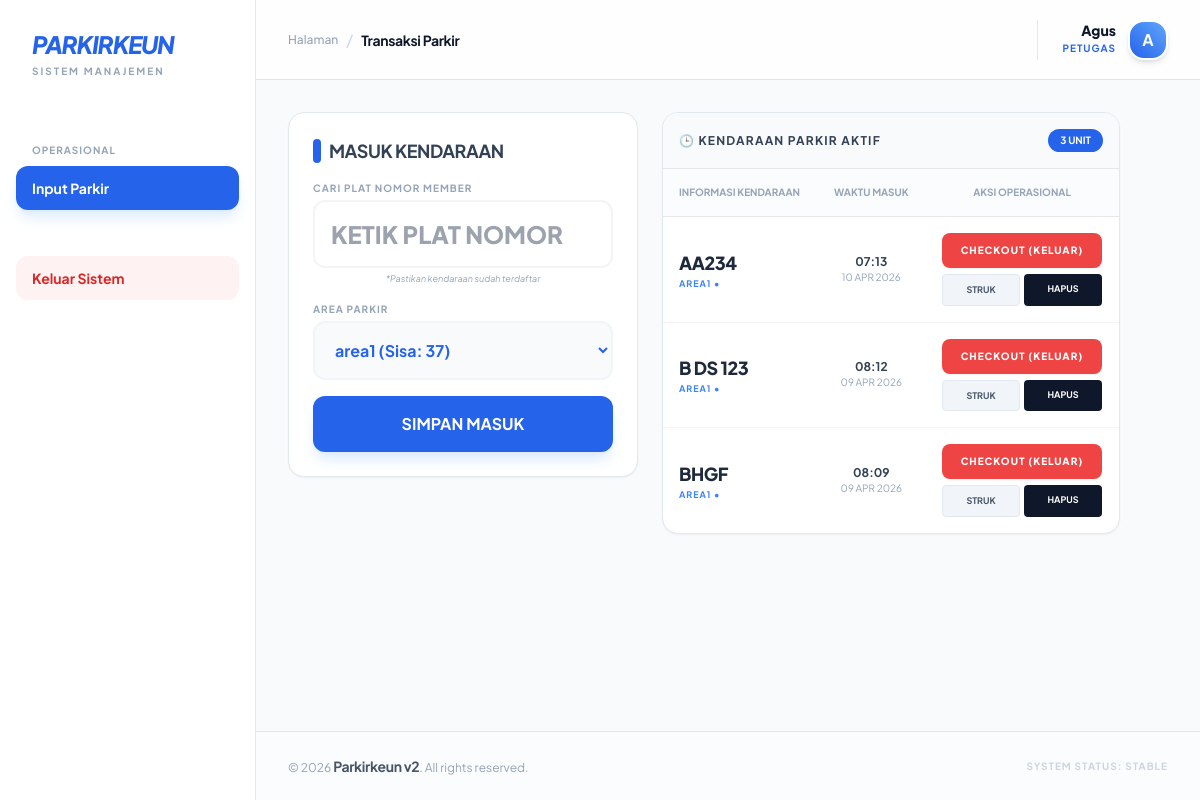
Page /public/petugas (signed in) on the committed database.
### tables this page shows
CREATE TABLE `tb_transaksi` (
  `id_parkir` int(11) NOT NULL,
  `id_kendaraan` int(11) DEFAULT NULL,
  `nama_pelanggan` varchar(100) DEFAULT NULL,
  `jenis_kendaraan` varchar(50) DEFAULT NULL,
  `waktu_masuk` datetime DEFAULT NULL,
  `waktu_keluar` datetime DEFAULT NULL,
  `id_tarif` int(11) DEFAULT NULL,
  `durasi_jam` int(5) DEFAULT NULL,
  `biaya_total` decimal(10,0) DEFAULT NULL,
  `status` enum('masuk','keluar') DEFAULT NULL,
  `id_user` int(11) DEFAULT NULL,
  `id_area` int(11) DEFAULT NULL
);

CREATE TABLE `tb_kendaraan` (
  `id_kendaraan` int(11) NOT NULL,
  `plat_nomor` varchar(15) DEFAULT NULL,
  `jenis_kendaraan` enum('mobil','motor') DEFAULT NULL,
  `warna` varchar(10) DEFAULT NULL,
  `pemilik` varchar(25) DEFAULT NULL,
  `id_user` int(11) DEFAULT NULL
);

CREATE TABLE `tb_area_parkir` (
  `id_area` int(11) NOT NULL,
  `nama_area` varchar(50) DEFAULT NULL,
  `kapasitas` int(5) DEFAULT 0,
  `terisi` int(5) DEFAULT 0
);

### app/core/Controller.php (called while the page is built, shortened)
<?php
class Controller {
    public function view($view, $data = []) {
        require_once '../app/views/' . $view . '.php';
    }
    public function model($model) {
        return new $model;
    }
}

### app/controllers/Petugas.php (called while the page is built, shortened)
<?php
class Petugas extends Controller {
    public function index() {
        $data['judul'] = 'Transaksi Parkir';
        $data['kendaraan'] = $this->model('Parkir_model')->getKendaraanAktif();
        $data['area'] = $this->model('Parkir_model')->getArea();
        $this->view('petugas/index', $data);
    }
}

### app/core/App.php (called while the page is built, shortened)
<?php
class App {
    protected $method = 'index';
    protected $params = [];
    public function __construct() {
        $this->controller = new $this->controller;
        call_user_func_array([$this->controller, $this->method], $this->params);
    }
}

### public/index.php (called while the page is built, shortened)
<?php
$app = new App;

### app/core/Database.php (called while the page is built, shortened)
<?php
class Database {
    private $host = DB_HOST;
    private $user = DB_USER;
    private $pass = DB_PASS;
    private $db_name = DB_NAME;
    private $dbh;
    private $stmt;
    public function __construct() {
        $dsn = 'mysql:host=' . $this->host . ';dbname=' . $this->db_name;
        $option = [
            PDO::ATTR_PERSISTENT => true,
            PDO::ATTR_ERRMODE => PDO::ERRMODE_EXCEPTION
        ];
        try {
            $this->dbh = new PDO($dsn, $this->user, $this->pass, $option);
        } catch(PDOException $e) {
            die($e->getMessage());
        }
    }
    public function query($query) {
        $this->stmt = $this->dbh->prepare($query);
    }
    public function execute() {
        return $this->stmt->execute();
    }
    public function resultSet() {
        $this->execute();
        return $this->stmt->fetchAll(PDO::FETCH_ASSOC);
    }
}

### app/models/Parkir_model.php (called while the page is built, shortened)
<?php
class Parkir_model {
    private $table = 'tb_transaksi';
    private $db;
    public function __construct() {
        $this->db = new Database;
    }
    public function getAllKendaraan() {
        $this->db->query("SELECT k.*, u.username FROM tb_kendaraan k
                          LEFT JOIN tb_user u ON k.id_user = u.id_user
                          ORDER BY k.plat_nomor ASC");
        return $this->db->resultSet();
    }
    public function getKendaraanAktif() {
        $query = "SELECT t.*, k.plat_nomor, a.nama_area
                  FROM " . $this->table . " t
                  LEFT JOIN tb_kendaraan k ON t.id_kendaraan = k.id_kendaraan
                  LEFT JOIN tb_area_parkir a ON t.id_area = a.id_area
                  WHERE t.status = 'masuk'
                  ORDER BY t.waktu_masuk DESC";
        $this->db->query($query);
        return $this->db->resultSet();
    }
    public function getArea() {
        $this->db->query("SELECT * FROM tb_area_parkir");
        return $this->db->resultSet();
    }
}

### app/views/petugas/index.php (the view, shortened to what this page needs)
<div style="display: table; width: 100%; table-layout: fixed; border-spacing: 24px 0; margin-left: -24px;">
    <div style="display: table-cell; width: 350px; vertical-align: top;">
        <div class="bg-white p-6 rounded-2xl shadow-sm border border-slate-200 sticky top-24">
            <h2 class="text-lg font-bold mb-4 text-slate-700 uppercase tracking-tight flex items-center gap-2">
                <span class="w-2 h-6 bg-blue-600 rounded-full"></span>
                Masuk Kendaraan
            </h2>
            <form action="<?= BASEURL; ?>/petugas/masuk" method="POST" class="space-y-4">
                <div>
                    <label class="block text-[10px] font-bold text-slate-400 mb-1 tracking-widest uppercase">Cari Plat Nomor Member</label>
                    <input list="listMember" name="plat_nomor" id="plat_nomor" required autocomplete="off" placeholder="Ketik Plat Nomor..."
                           class="w-full px-4 py-4 rounded-xl border-2 border-slate-100 focus:border-blue-500 outline-none uppercase font-black text-2xl transition-all">
                    <p class="text-[9px] text-slate-400 mt-1 italic text-center">*Pastikan kendaraan sudah terdaftar</p>
                </div>
                <div>
                    <label class="block text-[10px] font-bold text-slate-400 mb-1 uppercase tracking-widest">Area Parkir</label>
                    <select name="id_area" required class="w-full p-4 rounded-xl border-2 border-slate-100 font-bold text-blue-600 bg-slate-50 focus:border-blue-500 outline-none">
                        <?php foreach($data['area'] as $a) : ?>
                            <option value="<?= $a['id_area']; ?>" <?= ($a['terisi'] >= $a['kapasitas'] ? 'disabled' : ''); ?>>
                                <?= $a['nama_area']; ?> (Sisa: <?= $a['kapasitas'] - $a['terisi']; ?>)
                            </option>
                        <?php endforeach; ?>
                    </select>
                </div>
                <button type="submit" class="w-full bg-blue-600 hover:bg-blue-700 text-white py-4 rounded-xl font-bold uppercase shadow-lg shadow-blue-100 transition-all active:scale-95">
                    SIMPAN MASUK
                </button>
            </form>
        </div>
    </div>
    <div style="display: table-cell; vertical-align: top;">
        <div class="bg-white rounded-2xl shadow-sm border border-slate-200 overflow-hidden">
            <div class="p-4 bg-slate-50 border-b flex justify-between items-center">
                <span class="font-bold text-slate-700 uppercase text-xs tracking-widest">🕒 Kendaraan Parkir Aktif</span>
                <span class="bg-blue-600 text-white text-[10px] px-3 py-1 rounded-full font-bold">
                    <?= count($data['kendaraan']); ?> UNIT
                </span>
            </div>
            <div class="overflow-x-auto">
                <table class="w-full text-left">
                    <thead>
                        <tr class="text-[10px] uppercase text-slate-400 border-b bg-slate-50/50">
                            <th class="p-4">Informasi Kendaraan</th>
                            <th class="p-4 text-center">Waktu Masuk</th>
                            <th class="p-4 text-center">Aksi Operasional</th>
                        </tr>
                    </thead>
                    <tbody class="divide-y divide-slate-100">
                        <?php foreach($data['kendaraan'] as $k) : ?>
                        <tr class="hover:bg-blue-50/30 transition-colors">
                            <td class="p-4">
                                <div class="font-black text-slate-800 text-lg uppercase tracking-tight"><?= $k['plat_nomor']; ?></div>
                                <div class="text-[9px] font-bold text-blue-500 uppercase tracking-widest">
                                    <?= $k['nama_area']; ?> • <?= $k['jenis_kendaraan']; ?>
                                </div>
                            </td>
                            <td class="p-4 text-center">
                                <div class="text-xs font-bold text-slate-700"><?= date('H:i', strtotime($k['waktu_masuk'])); ?></div>
                                <div class="text-[10px] text-slate-400 uppercase"><?= date('d M Y', strtotime($k['waktu_masuk'])); ?></div>
                            </td>
                            <td class="p-4">
                                <div class="flex flex-col gap-1.5 w-40 mx-auto">
                                    <a href="<?= BASEURL; ?>/petugas/keluar/<?= $k['id_parkir']; ?>"
                                       onclick="return confirm('Proses checkout untuk kendaraan <?= $k['plat_nomor']; ?>?')"
                                       class="bg-red-500 hover:bg-red-600 text-white text-[10px] py-2.5 rounded-lg font-black text-center uppercase tracking-widest shadow-sm">
                                       CHECKOUT (KELUAR)
                                    </a>
                                    <div class="grid grid-cols-2 gap-1">
                                        <a href="<?= BASEURL; ?>/petugas/cetak/<?= $k['id_parkir']; ?>" target="_blank"
                                           class="bg-slate-100 hover:bg-slate-200 text-slate-600 text-[9px] py-2 rounded font-bold border border-slate-200 text-center uppercase">
                                            STRUK
                                        </a>
                                        <a href="<?= BASEURL; ?>/petugas/hapus/<?= $k['id_parkir']; ?>"
                                           onclick="return confirm('Hapus transaksi ini?')"
                                           class="bg-slate-900 hover:bg-black text-white text-[9px] py-2 rounded font-bold text-center uppercase">
                                            HAPUS
                                        </a>
                                    </div>
                                </div>
                            </td>
                        </tr>
                        <?php endforeach; ?>
                    </tbody>
                </table>
            </div>
        </div>
    </div>
</div>

### app/views/templates/header.php (style rules this page uses)
body { font-family: 'Plus Jakarta Sans', sans-serif; overflow-x: hidden; }

### rows in the picture
tb_transaksi: id_kendaraan.plat_nomor "AA234", id_area.nama_area "AREA1", waktu_masuk "07:13", waktu_masuk "10 APR 2026"
tb_transaksi: id_kendaraan.plat_nomor "B DS 123", id_area.nama_area "AREA1", waktu_masuk "08:12", waktu_masuk "09 APR 2026"
tb_transaksi: id_kendaraan.plat_nomor "BHGF", id_area.nama_area "AREA1", waktu_masuk "08:09", waktu_masuk "09 APR 2026"

### other values in the picture
$data['judul'] "Transaksi Parkir"
$_SESSION['nama'] "Agus"
$_SESSION['role'] "PETUGAS"
substr($_SESSION['nama'] ?? 'U', 0, 1) "A"
count($data['kendaraan']) "3"
form field id_area "area1 (Sisa: 37)"
